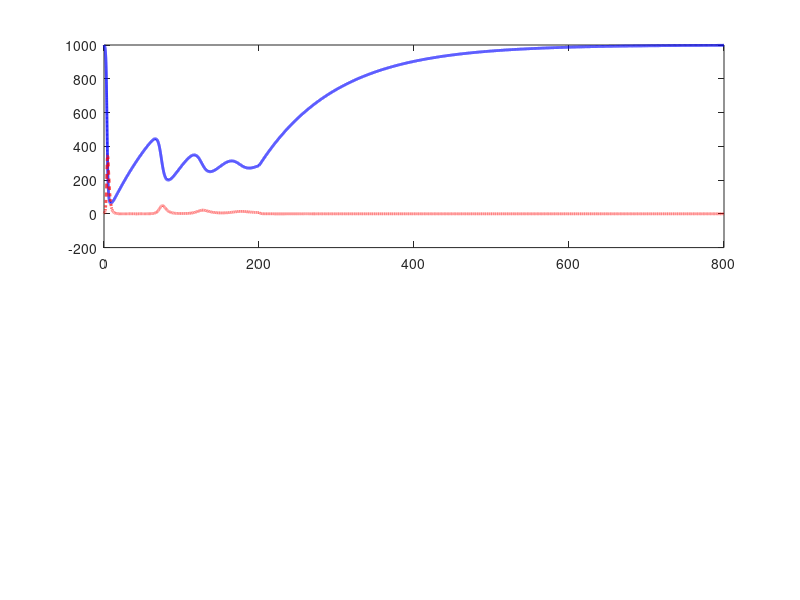

This chart was generated by the following MATLAB code: (Note: this script raises an error after producing the figure.)
function basic_hiv_model
    clear; clc; close all;
  
    % ---------------------------------------------------------------
    % PARAMETERS AND SETUP
    
    % Time parameters
    t_final = 800; % Total number of evaluated days 
    p.t_start_art = 200; % Day on which therapy would start
    
    % Model Parameters
    p.beta = 8e-7; % Infectivity rate
    p.NvI = 100; % Burst size (virions produced per infected cell)
    p.deltaV = 23; % Viral clearance rate
    p.lambda = 10000; % T-cell production rate 
    p.deltaT = 0.01; % Natural death rate of healthy T-cells
    p.deltaI = 0.7; % Death rate of infected T-cells
    
    % Therapy Efficacy
    p.epsilon_val = 0.9; % 90% efficacy
    
    % Initial Conditions 
    init_T_uL = 1000; % Initial T-cells per microliter
    init_I_uL = 0; % Initial Infected cells per microliter
    init_V = 5e4; % Initial Viral Load
    
    % Vector setup (conversion to mL for calculation)
    y0 = [init_T_uL * 1000; init_I_uL * 1000; init_V];
    
    % ----------------------------------------------------------
    %  SIMULATION
    
    p.rho = p.NvI * p.deltaI; % Calculate derived production rate 
    
    % Calc and print R0
    R0 = (p.beta * p.lambda * p.rho) / (p.deltaT * p.deltaI * p.deltaV);
    fprintf('Calculated R0 (Basic Reproduction Number): %.4f\n', R0);
    
    % Solver options
    opts = odeset('RelTol', 1e-6, 'AbsTol', 1e-6);
    % Run ODE solver
    [t, y] = ode45(@(t,y) differential_equations(t, y, p), [0 t_final], y0, opts);
    
    % Prepare plot data (inverse conversion to uL for T and I)
    T_plot = y(:, 1) / 1000; 
    I_plot = y(:, 2) / 1000; 
    V_plot = y(:, 3);
    
    % =-----------------------------------------------------------
    % PLOT
    
    figure('Name', 'Basic_HIV_Model', 'Color', 'w');
    
    %Subplot 1:
    subplot(2, 1, 1);
    plot(t, T_plot, 'b-', 'LineWidth', 2); hold on;
    plot(t, I_plot, 'r--', 'LineWidth', 2);
    if t_final >= p.t_start_art
        xline(p.t_start_art, 'm--', 'Start ART', 'LabelVerticalAlignment', 'bottom');
        titleStr = 'CD4^+ Dynamics (With ART)';
    else
        titleStr = 'CD4^+ Dynamics (No ART)';
    end
    
    ylabel('Concentration (cells/\muL)');
    title(titleStr);
    legend('Uninfected T Cells (T)', 'Infected T Cells (I)', 'Location', 'Best'); 
    grid on;
    xlim([0 t_final]);
    
    % Subplot 2
    subplot(2, 1, 2);
    semilogy(t, V_plot, 'k-', 'LineWidth', 2); hold on;
    if t_final >= p.t_start_art
        xline(p.t_start_art, 'm--', 'Start ART');
    end
    
    ylabel('Viral Load (copies/mL)');
    xlabel('Time (Days)');
    title('Viral Load Dynamics');
    grid on;
    xlim([0 t_final]);
    
    % Set Y-axis limits to avoid errors if V drops to zero
    ylim([0.1 max(V_plot)*5]); 
end

    %-------------------------------------------------------------
    % ODE
function dydt = differential_equations(t, y, p)
    T = y(1); 
    I = y(2); 
    V = y(3);
    
    % Determine if therapy is active at current time 't'
    if t < p.t_start_art
        epsilon = 0;
    else
        epsilon = p.epsilon_val;
    end
    
    % Apply efficacy to parameter beta (infectivity)
    beta_eff = p.beta * (1 - epsilon);
    
    % Differential Equations
    dTdt = p.lambda - p.deltaT * T - beta_eff * V * T;
    dIdt = beta_eff * V * T - p.deltaI * I;
    dVdt = p.rho * I - p.deltaV * V;
    
    dydt = [dTdt; dIdt; dVdt]; 
end